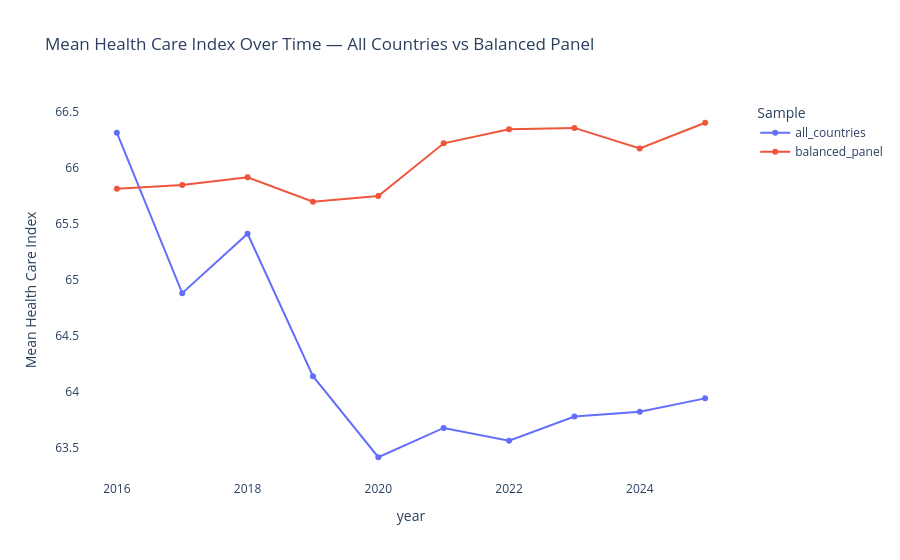

Notebook code cell kept with this figure:
### Code cell
# Trend in mean Health Care Index over time — weight by whether the SAME countries are reporting.
# Use the balanced panel (countries present in every year) to strip out sample-change effects.
balanced = df.groupby('Country').filter(lambda g: g['year'].nunique() == df['year'].nunique())
print(f'Balanced panel: {balanced["Country"].nunique()} countries across all years')

trend = (
    df.groupby('year')['Health Care Index'].mean().rename('all_countries')
      .to_frame()
      .join(balanced.groupby('year')['Health Care Index'].mean().rename('balanced_panel'))
)
print('\nMean healthcare index over time:')
print(trend.round(2).to_string())

fig = px.line(trend.reset_index().melt(id_vars='year', var_name='sample', value_name='mean_index'),
              x='year', y='mean_index', color='sample', markers=True,
              title='Mean Health Care Index Over Time — All Countries vs Balanced Panel',
              labels={'mean_index': 'Mean Health Care Index', 'sample': 'Sample'})
fig.update_layout(plot_bgcolor='white', paper_bgcolor='white')
fig.show()

### Figure 1 — Plotly figure (JSON) as saved in the notebook; plotly's stock layout.template omitted (floating-point values rounded to 4 significant figures)
{"data": [{"hovertemplate": "Sample=all_countries<br>year=%{x}<br>Mean Health Care Index=%{y}<extra></extra>", "legendgroup": "all_countries", "line": {"color": "#636efa", "dash": "solid"}, "marker": {"symbol": "circle"}, "mode": "lines+markers", "name": "all_countries", "orientation": "v", "showlegend": true, "type": "scatter", "x": [2016, 2017, 2018, 2019, 2020, 2021, 2022, 2023, 2024, 2025], "xaxis": "x", "y": [66.31, 64.88, 65.41, 64.14, 63.42, 63.68, 63.56, 63.78, 63.82, 63.94], "yaxis": "y"}, {"hovertemplate": "Sample=balanced_panel<br>year=%{x}<br>Mean Health Care Index=%{y}<extra></extra>", "legendgroup": "balanced_panel", "line": {"color": "#EF553B", "dash": "solid"}, "marker": {"symbol": "circle"}, "mode": "lines+markers", "name": "balanced_panel", "orientation": "v", "showlegend": true, "type": "scatter", "x": [2016, 2017, 2018, 2019, 2020, 2021, 2022, 2023, 2024, 2025], "xaxis": "x", "y": [65.81, 65.84, 65.91, 65.69, 65.74, 66.21, 66.34, 66.35, 66.17, 66.4], "yaxis": "y"}], "layout": {"legend": {"title": {"text": "Sample"}, "tracegroupgap": 0}, "paper_bgcolor": "white", "plot_bgcolor": "white", "title": {"text": "Mean Health Care Index Over Time — All Countries vs Balanced Panel"}, "xaxis": {"anchor": "y", "domain": [0, 1], "title": {"text": "year"}}, "yaxis": {"anchor": "x", "domain": [0, 1], "title": {"text": "Mean Health Care Index"}}}}
